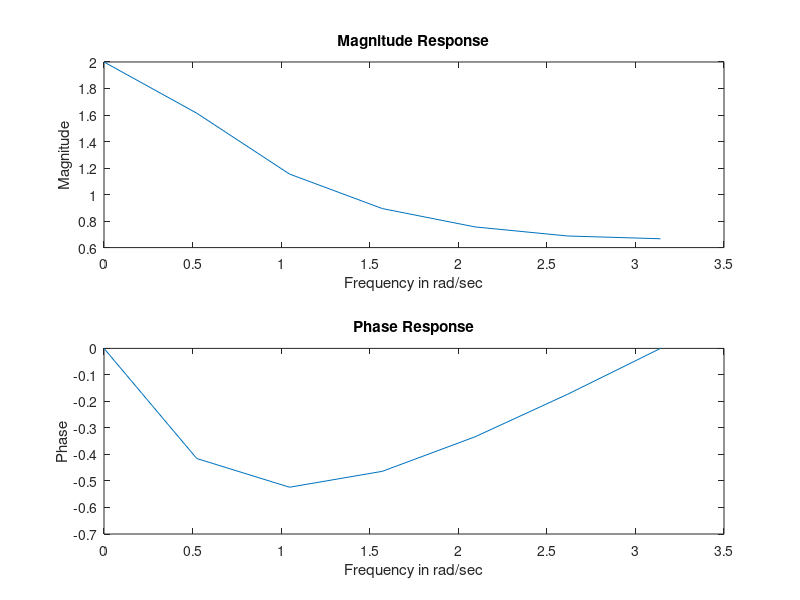

The MATLAB script that drew this image:
clc
close all
clear all
b=[1 0];
a=[1 -0.5];
sys=tf(b,a,[],'variable','z')
w=0:pi/6:pi;
[h]=freqz(b,a,w);
subplot(2,1,1);
plot(w,abs(h));
xlabel('Frequency in rad/sec');
ylabel('Magnitude');
title('Magnitude Response');
subplot(2,1,2)
plot(w, angle(h));
xlabel('Frequency in rad/sec');
ylabel('Phase');
title('Phase Response');